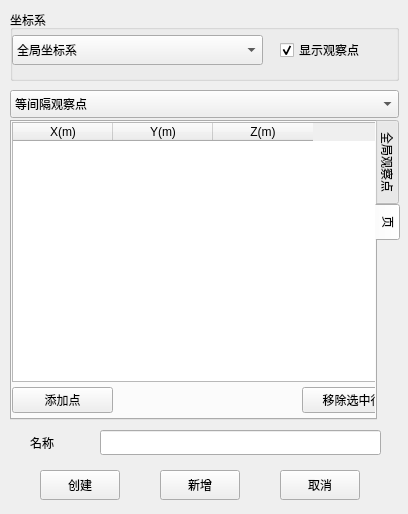
<?xml version="1.0" encoding="UTF-8"?>
<ui version="4.0">
 <class>frmNF</class>
 <widget class="QMainWindow" name="frmNF">
  <property name="geometry">
   <rect>
    <x>0</x>
    <y>0</y>
    <width>408</width>
    <height>514</height>
   </rect>
  </property>
  <property name="windowTitle">
   <string>电磁环境</string>
  </property>
  <widget class="QWidget" name="centralwidget">
   <widget class="QTabWidget" name="tabWidget">
    <property name="geometry">
     <rect>
      <x>10</x>
      <y>120</y>
      <width>391</width>
      <height>300</height>
     </rect>
    </property>
    <property name="tabPosition">
     <enum>QTabWidget::East</enum>
    </property>
    <property name="currentIndex">
     <number>1</number>
    </property>
    <widget class="QWidget" name="tabPosition">
     <attribute name="title">
      <string>全局观察点</string>
     </attribute>
     <widget class="QGroupBox" name="groupBox">
      <property name="geometry">
       <rect>
        <x>10</x>
        <y>10</y>
        <width>171</width>
        <height>130</height>
       </rect>
      </property>
      <property name="title">
       <string>起始</string>
      </property>
      <widget class="QLabel" name="label">
       <property name="geometry">
        <rect>
         <x>10</x>
         <y>25</y>
         <width>21</width>
         <height>25</height>
        </rect>
       </property>
       <property name="text">
        <string>U</string>
       </property>
      </widget>
      <widget class="QLabel" name="label_2">
       <property name="geometry">
        <rect>
         <x>10</x>
         <y>55</y>
         <width>21</width>
         <height>25</height>
        </rect>
       </property>
       <property name="text">
        <string>V</string>
       </property>
      </widget>
      <widget class="QLabel" name="label_3">
       <property name="geometry">
        <rect>
         <x>10</x>
         <y>85</y>
         <width>21</width>
         <height>25</height>
        </rect>
       </property>
       <property name="text">
        <string>N</string>
       </property>
      </widget>
      <widget class="QLineEdit" name="txtU_start">
       <property name="geometry">
        <rect>
         <x>30</x>
         <y>25</y>
         <width>126</width>
         <height>25</height>
        </rect>
       </property>
      </widget>
      <widget class="QLineEdit" name="txtV_start">
       <property name="geometry">
        <rect>
         <x>30</x>
         <y>55</y>
         <width>126</width>
         <height>25</height>
        </rect>
       </property>
      </widget>
      <widget class="QLineEdit" name="txtN_start">
       <property name="geometry">
        <rect>
         <x>30</x>
         <y>85</y>
         <width>126</width>
         <height>25</height>
        </rect>
       </property>
      </widget>
     </widget>
     <widget class="QGroupBox" name="groupBox_2">
      <property name="geometry">
       <rect>
        <x>200</x>
        <y>10</y>
        <width>171</width>
        <height>130</height>
       </rect>
      </property>
      <property name="title">
       <string>终止</string>
      </property>
      <widget class="QLabel" name="label_4">
       <property name="geometry">
        <rect>
         <x>10</x>
         <y>20</y>
         <width>21</width>
         <height>25</height>
        </rect>
       </property>
       <property name="text">
        <string>U</string>
       </property>
      </widget>
      <widget class="QLabel" name="label_5">
       <property name="geometry">
        <rect>
         <x>10</x>
         <y>50</y>
         <width>21</width>
         <height>25</height>
        </rect>
       </property>
       <property name="text">
        <string>V</string>
       </property>
      </widget>
      <widget class="QLabel" name="label_6">
       <property name="geometry">
        <rect>
         <x>10</x>
         <y>80</y>
         <width>21</width>
         <height>25</height>
        </rect>
       </property>
       <property name="text">
        <string>N</string>
       </property>
      </widget>
      <widget class="QLineEdit" name="txtU_end">
       <property name="geometry">
        <rect>
         <x>30</x>
         <y>25</y>
         <width>126</width>
         <height>25</height>
        </rect>
       </property>
      </widget>
      <widget class="QLineEdit" name="txtV_end">
       <property name="geometry">
        <rect>
         <x>30</x>
         <y>55</y>
         <width>126</width>
         <height>25</height>
        </rect>
       </property>
      </widget>
      <widget class="QLineEdit" name="txtN_end">
       <property name="geometry">
        <rect>
         <x>30</x>
         <y>85</y>
         <width>126</width>
         <height>25</height>
        </rect>
       </property>
      </widget>
     </widget>
     <widget class="QGroupBox" name="groupBox_3">
      <property name="geometry">
       <rect>
        <x>10</x>
        <y>150</y>
        <width>171</width>
        <height>130</height>
       </rect>
      </property>
      <property name="title">
       <string>步进</string>
      </property>
      <widget class="QLabel" name="label_7">
       <property name="geometry">
        <rect>
         <x>10</x>
         <y>20</y>
         <width>21</width>
         <height>25</height>
        </rect>
       </property>
       <property name="text">
        <string>U</string>
       </property>
      </widget>
      <widget class="QLabel" name="label_8">
       <property name="geometry">
        <rect>
         <x>10</x>
         <y>50</y>
         <width>21</width>
         <height>25</height>
        </rect>
       </property>
       <property name="text">
        <string>V</string>
       </property>
      </widget>
      <widget class="QLabel" name="label_9">
       <property name="geometry">
        <rect>
         <x>10</x>
         <y>80</y>
         <width>21</width>
         <height>25</height>
        </rect>
       </property>
       <property name="text">
        <string>N</string>
       </property>
      </widget>
      <widget class="QLineEdit" name="txtU_inc">
       <property name="geometry">
        <rect>
         <x>30</x>
         <y>25</y>
         <width>126</width>
         <height>25</height>
        </rect>
       </property>
      </widget>
      <widget class="QLineEdit" name="txtV_inc">
       <property name="geometry">
        <rect>
         <x>30</x>
         <y>55</y>
         <width>126</width>
         <height>25</height>
        </rect>
       </property>
      </widget>
      <widget class="QLineEdit" name="txtN_inc">
       <property name="geometry">
        <rect>
         <x>30</x>
         <y>85</y>
         <width>126</width>
         <height>25</height>
        </rect>
       </property>
      </widget>
     </widget>
     <widget class="QGroupBox" name="groupBox_4">
      <property name="geometry">
       <rect>
        <x>200</x>
        <y>150</y>
        <width>171</width>
        <height>130</height>
       </rect>
      </property>
      <property name="title">
       <string>观察点数</string>
      </property>
      <widget class="QLabel" name="label_10">
       <property name="geometry">
        <rect>
         <x>10</x>
         <y>20</y>
         <width>21</width>
         <height>25</height>
        </rect>
       </property>
       <property name="text">
        <string>U</string>
       </property>
      </widget>
      <widget class="QLabel" name="label_11">
       <property name="geometry">
        <rect>
         <x>10</x>
         <y>50</y>
         <width>21</width>
         <height>25</height>
        </rect>
       </property>
       <property name="text">
        <string>V</string>
       </property>
      </widget>
      <widget class="QLabel" name="label_12">
       <property name="geometry">
        <rect>
         <x>10</x>
         <y>80</y>
         <width>21</width>
         <height>25</height>
        </rect>
       </property>
       <property name="text">
        <string>N</string>
       </property>
      </widget>
      <widget class="QLineEdit" name="txtU_n">
       <property name="enabled">
        <bool>false</bool>
       </property>
       <property name="geometry">
        <rect>
         <x>30</x>
         <y>25</y>
         <width>126</width>
         <height>25</height>
        </rect>
       </property>
      </widget>
      <widget class="QLineEdit" name="txtV_n">
       <property name="enabled">
        <bool>false</bool>
       </property>
       <property name="geometry">
        <rect>
         <x>30</x>
         <y>55</y>
         <width>126</width>
         <height>25</height>
        </rect>
       </property>
      </widget>
      <widget class="QLineEdit" name="txtN_n">
       <property name="enabled">
        <bool>false</bool>
       </property>
       <property name="geometry">
        <rect>
         <x>30</x>
         <y>85</y>
         <width>126</width>
         <height>25</height>
        </rect>
       </property>
      </widget>
     </widget>
    </widget>
    <widget class="QWidget" name="tab">
     <attribute name="title">
      <string>页</string>
     </attribute>
     <widget class="QTableWidget" name="tbPoints">
      <property name="geometry">
       <rect>
        <x>0</x>
        <y>0</y>
        <width>391</width>
        <height>260</height>
       </rect>
      </property>
      <column>
       <property name="text">
        <string>X(m)</string>
       </property>
      </column>
      <column>
       <property name="text">
        <string>Y(m)</string>
       </property>
      </column>
      <column>
       <property name="text">
        <string>Z(m)</string>
       </property>
      </column>
     </widget>
     <widget class="QPushButton" name="btnAddRow">
      <property name="geometry">
       <rect>
        <x>0</x>
        <y>265</y>
        <width>101</width>
        <height>26</height>
       </rect>
      </property>
      <property name="text">
       <string>添加点</string>
      </property>
     </widget>
     <widget class="QPushButton" name="btnRemoveRow">
      <property name="geometry">
       <rect>
        <x>290</x>
        <y>265</y>
        <width>101</width>
        <height>26</height>
       </rect>
      </property>
      <property name="text">
       <string>移除选中行</string>
      </property>
     </widget>
    </widget>
   </widget>
   <widget class="QPushButton" name="btnCreate">
    <property name="geometry">
     <rect>
      <x>40</x>
      <y>470</y>
      <width>80</width>
      <height>30</height>
     </rect>
    </property>
    <property name="text">
     <string>创建</string>
    </property>
   </widget>
   <widget class="QPushButton" name="btnAdd">
    <property name="geometry">
     <rect>
      <x>160</x>
      <y>470</y>
      <width>80</width>
      <height>30</height>
     </rect>
    </property>
    <property name="text">
     <string>新增</string>
    </property>
   </widget>
   <widget class="QPushButton" name="btnClose">
    <property name="geometry">
     <rect>
      <x>280</x>
      <y>470</y>
      <width>80</width>
      <height>30</height>
     </rect>
    </property>
    <property name="text">
     <string>取消</string>
    </property>
   </widget>
   <widget class="QLineEdit" name="txtName">
    <property name="geometry">
     <rect>
      <x>100</x>
      <y>430</y>
      <width>281</width>
      <height>25</height>
     </rect>
    </property>
   </widget>
   <widget class="QLabel" name="lblRequestName">
    <property name="geometry">
     <rect>
      <x>30</x>
      <y>430</y>
      <width>60</width>
      <height>25</height>
     </rect>
    </property>
    <property name="text">
     <string>名称</string>
    </property>
   </widget>
   <widget class="QGroupBox" name="groupBox_5">
    <property name="geometry">
     <rect>
      <x>10</x>
      <y>10</y>
      <width>389</width>
      <height>71</height>
     </rect>
    </property>
    <property name="title">
     <string>坐标系</string>
    </property>
    <widget class="QComboBox" name="cbxAxisType">
     <property name="enabled">
      <bool>true</bool>
     </property>
     <property name="geometry">
      <rect>
       <x>2</x>
       <y>25</y>
       <width>251</width>
       <height>30</height>
      </rect>
     </property>
     <item>
      <property name="text">
       <string>全局坐标系</string>
      </property>
     </item>
     <item>
      <property name="text">
       <string>局部坐标系(发射天线安装面)</string>
      </property>
     </item>
    </widget>
    <widget class="QCheckBox" name="chkShowNF">
     <property name="geometry">
      <rect>
       <x>270</x>
       <y>25</y>
       <width>111</width>
       <height>30</height>
      </rect>
     </property>
     <property name="text">
      <string>显示观察点</string>
     </property>
     <property name="checked">
      <bool>true</bool>
     </property>
    </widget>
   </widget>
   <widget class="QComboBox" name="cbxPointType">
    <property name="enabled">
     <bool>true</bool>
    </property>
    <property name="geometry">
     <rect>
      <x>10</x>
      <y>90</y>
      <width>389</width>
      <height>28</height>
     </rect>
    </property>
    <item>
     <property name="text">
      <string>等间隔观察点</string>
     </property>
    </item>
    <item>
     <property name="text">
      <string>离散观察点</string>
     </property>
    </item>
   </widget>
  </widget>
 </widget>
 <resources/>
 <connections/>
</ui>
